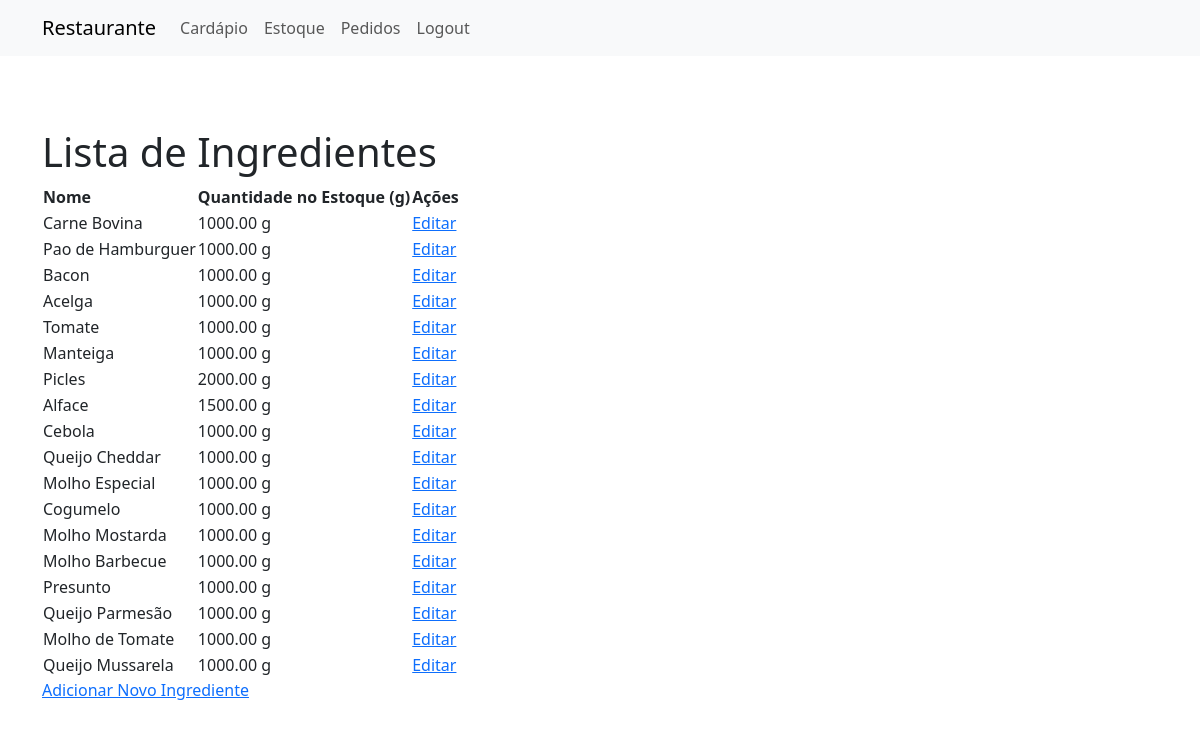
/ingredientes/ (signed in), run on the app's committed database.
### restaurante/models.py (models this page shows, shortened)
class Ingrediente(models.Model):
    nome = models.CharField(max_length=100)

### restaurante/views.py (the view)
# urls.py: path('ingredientes/', views.lista_ingredientes, name='lista_ingredientes'),  # Exibe a lista de ingredientes
@login_required
@staff_required
def lista_ingredientes(request):
    ingredientes = Ingrediente.objects.all()
    for ingrediente in ingredientes:
        ingrediente.estoque_quantidade = ingrediente.estoque.quantidade if ingrediente.estoque else 0
    return render(request, 'restaurante/ingredientes.html', {
        'ingredientes': ingredientes
    })

### restaurante/templates/restaurante/ingredientes.html
{% extends "restaurante/base.html" %}
{% block content %}
  <h1>Lista de Ingredientes</h1>
  <table>
      <thead>
          <tr>
              <th>Nome</th>
              <th>Quantidade no Estoque (g)</th>
              <th>Ações</th>
          </tr>
      </thead>
      <tbody>
          {% for ingrediente in ingredientes %}
          <tr>
              <td>{{ ingrediente.nome }}</td>
              <td>{{ ingrediente.estoque_quantidade }} g</td>
              <td>
                  <a href="{% url 'editar_ingrediente' ingrediente.id %}">Editar</a>
              </td>
          </tr>
          {% empty %}
          <tr>
              <td colspan="3">Nenhum ingrediente encontrado.</td>
          </tr>
          {% endfor %}
      </tbody>
  </table>
  <a href="{% url 'criar_ingrediente' %}">Adicionar Novo Ingrediente</a>
{% endblock %}

### restaurante/templates/restaurante/base.html (style rules this page uses)
body { padding-top: 80px; }

### data on the page
Ingrediente: nome "Carne Bovina", estoque_quantidade "1000.00"
Ingrediente: nome "Pao de Hamburguer", estoque_quantidade "1000.00"
Ingrediente: nome "Bacon", estoque_quantidade "1000.00"
Ingrediente: nome "Acelga", estoque_quantidade "1000.00"
Ingrediente: nome "Tomate", estoque_quantidade "1000.00"
Ingrediente: nome "Manteiga", estoque_quantidade "1000.00"
Ingrediente: nome "Picles", estoque_quantidade "2000.00"
Ingrediente: nome "Alface", estoque_quantidade "1500.00"
Ingrediente: nome "Cebola", estoque_quantidade "1000.00"
Ingrediente: nome "Queijo Cheddar", estoque_quantidade "1000.00"
Ingrediente: nome "Molho Especial", estoque_quantidade "1000.00"
Ingrediente: nome "Cogumelo", estoque_quantidade "1000.00"
Ingrediente: nome "Molho Mostarda", estoque_quantidade "1000.00"
Ingrediente: nome "Molho Barbecue", estoque_quantidade "1000.00"
Ingrediente: nome "Presunto", estoque_quantidade "1000.00"
Ingrediente: nome "Queijo Parmesão", estoque_quantidade "1000.00"
Ingrediente: nome "Molho de Tomate", estoque_quantidade "1000.00"
Ingrediente: nome "Queijo Mussarela", estoque_quantidade "1000.00"
